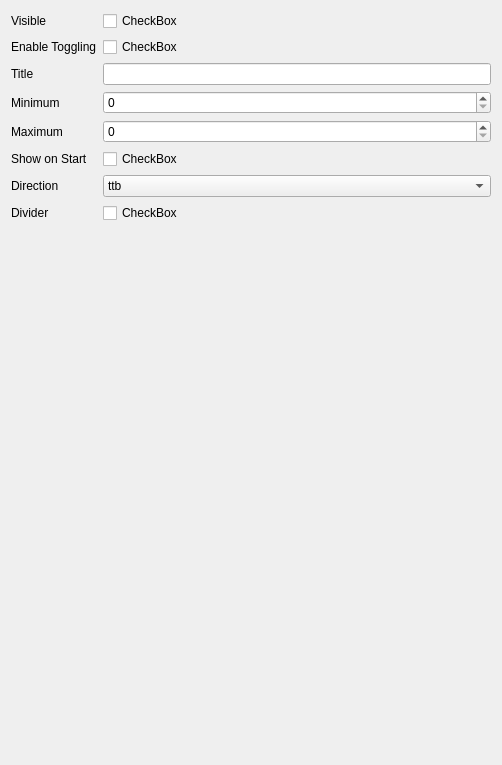
             <widget class="QWidget" name="page_4">
              <property name="geometry">
               <rect>
                <x>0</x>
                <y>0</y>
                <width>502</width>
                <height>765</height>
               </rect>
              </property>
              <attribute name="label">
               <string>Panel5</string>
              </attribute>
              <layout class="QFormLayout" name="formLayout_4">
               <item row="0" column="0">
                <widget class="QLabel" name="label_20">
                 <property name="text">
                  <string>Visible</string>
                 </property>
                </widget>
               </item>
               <item row="0" column="1">
                <widget class="AnimatedCheck" name="builder__panel5__visible">
                 <property name="text">
                  <string>CheckBox</string>
                 </property>
                </widget>
               </item>
               <item row="1" column="0">
                <widget class="QLabel" name="label_25">
                 <property name="text">
                  <string>Enable Toggling</string>
                 </property>
                </widget>
               </item>
               <item row="1" column="1">
                <widget class="AnimatedCheck" name="builder__panel5__toggle">
                 <property name="text">
                  <string>CheckBox</string>
                 </property>
                </widget>
               </item>
               <item row="2" column="0">
                <widget class="QLabel" name="label_24">
                 <property name="text">
                  <string>Title</string>
                 </property>
                </widget>
               </item>
               <item row="2" column="1">
                <widget class="QLineEdit" name="builder__panel5__title"/>
               </item>
               <item row="3" column="0">
                <widget class="QLabel" name="label_23">
                 <property name="text">
                  <string>Minimum</string>
                 </property>
                </widget>
               </item>
               <item row="3" column="1">
                <widget class="QSpinBox" name="builder__panel5__minimum"/>
               </item>
               <item row="4" column="0">
                <widget class="QLabel" name="label_22">
                 <property name="text">
                  <string>Maximum</string>
                 </property>
                </widget>
               </item>
               <item row="4" column="1">
                <widget class="QSpinBox" name="builder__panel5__maximum"/>
               </item>
               <item row="5" column="0">
                <widget class="QLabel" name="label_21">
                 <property name="text">
                  <string>Show on Start</string>
                 </property>
                </widget>
               </item>
               <item row="5" column="1">
                <widget class="AnimatedCheck" name="builder__panel5__show_onstart">
                 <property name="text">
                  <string>CheckBox</string>
                 </property>
                </widget>
               </item>
               <item row="6" column="0">
                <widget class="QLabel" name="label_19">
                 <property name="text">
                  <string>Direction</string>
                 </property>
                </widget>
               </item>
               <item row="6" column="1">
                <widget class="QComboBox" name="builder__panel5__direction">
                 <item>
                  <property name="text">
                   <string>ttb</string>
                  </property>
                 </item>
                 <item>
                  <property name="text">
                   <string>btt</string>
                  </property>
                 </item>
                </widget>
               </item>
               <item row="7" column="0">
                <widget class="QLabel" name="label_52">
                 <property name="text">
                  <string>Divider</string>
                 </property>
                </widget>
               </item>
               <item row="7" column="1">
                <widget class="AnimatedCheck" name="builder__panel5__divider">
                 <property name="text">
                  <string>CheckBox</string>
                 </property>
                </widget>
               </item>
              </layout>
             </widget>
